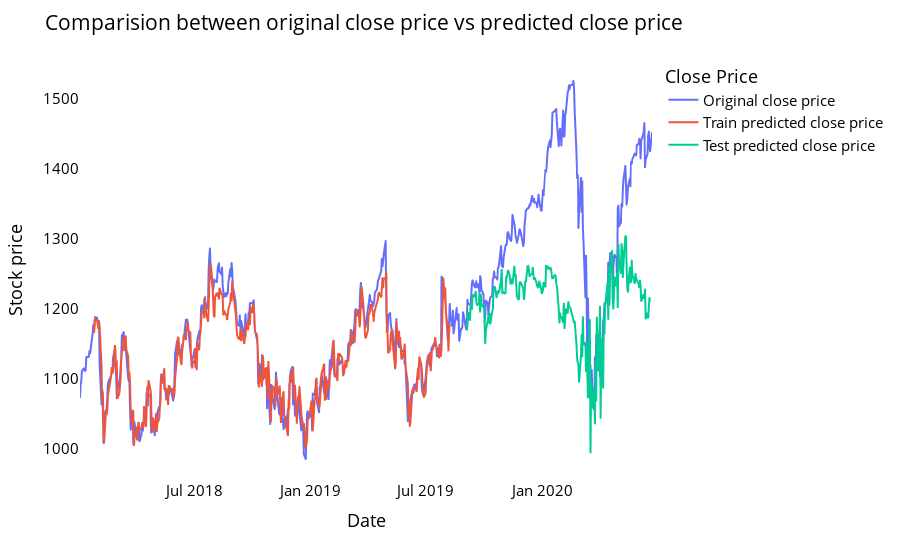

Write notebook code for a chart like this one.
### Code cell
look_back=time_step
trainPredictPlot = np.empty_like(closedf)
trainPredictPlot[:, :] = np.nan
trainPredictPlot[look_back:len(train_predict)+look_back, :] = train_predict
print("Train predicted data: ", trainPredictPlot.shape)

# shift test predictions for plotting
testPredictPlot = np.empty_like(closedf)
testPredictPlot[:, :] = np.nan
testPredictPlot[len(train_predict)+(look_back*2)+1:len(closedf)-1, :] = test_predict
print("Test predicted data: ", testPredictPlot.shape)

names = cycle(['Original close price','Train predicted close price','Test predicted close price'])

plotdf = pd.DataFrame({'date': close_stock['date'],
                       'original_close': close_stock['close'],
                      'train_predicted_close': trainPredictPlot.reshape(1,-1)[0].tolist(),
                      'test_predicted_close': testPredictPlot.reshape(1,-1)[0].tolist()})

fig = px.line(plotdf,x=plotdf['date'], y=[plotdf['original_close'],plotdf['train_predicted_close'],
                                          plotdf['test_predicted_close']],
              labels={'value':'Stock price','date': 'Date'})
fig.update_layout(title_text='Comparision between original close price vs predicted close price',
                  plot_bgcolor='white', font_size=15, font_color='black',legend_title_text='Close Price')
fig.for_each_trace(lambda t:  t.update(name = next(names)))

fig.update_xaxes(showgrid=False)
fig.update_yaxes(showgrid=False)
fig.show()

### Figure 1 — Plotly figure (JSON) as saved in the notebook; plotly's stock layout.template omitted (floating-point values rounded to 4 significant figures; data arrays with more than 128 entries replaced by an {"elided": "..."} marker saying what was removed)
{"data": [{"hovertemplate": "variable=original_close<br>Date=%{x}<br>Stock price=%{y}<extra></extra>", "legendgroup": "original_close", "line": {"color": "#636efa", "dash": "solid"}, "mode": "lines", "name": "Original close price", "showlegend": true, "type": "scattergl", "x": {"elided": "622 str values"}, "xaxis": "x", "y": {"elided": "622 float values"}, "yaxis": "y"}, {"hovertemplate": "variable=train_predicted_close<br>Date=%{x}<br>Stock price=%{y}<extra></extra>", "legendgroup": "train_predicted_close", "line": {"color": "#EF553B", "dash": "solid"}, "mode": "lines", "name": "Train predicted close price", "showlegend": true, "type": "scattergl", "x": {"elided": "622 str values"}, "xaxis": "x", "y": {"elided": "622 float values"}, "yaxis": "y"}, {"hovertemplate": "variable=test_predicted_close<br>Date=%{x}<br>Stock price=%{y}<extra></extra>", "legendgroup": "test_predicted_close", "line": {"color": "#00cc96", "dash": "solid"}, "mode": "lines", "name": "Test predicted close price", "showlegend": true, "type": "scattergl", "x": {"elided": "622 str values"}, "xaxis": "x", "y": {"elided": "622 float values"}, "yaxis": "y"}], "layout": {"font": {"color": "black", "size": 15}, "legend": {"title": {"text": "Close Price"}, "tracegroupgap": 0}, "margin": {"t": 60}, "plot_bgcolor": "white", "title": {"text": "Comparision between original close price vs predicted close price"}, "xaxis": {"anchor": "y", "domain": [0, 1], "showgrid": false, "title": {"text": "Date"}}, "yaxis": {"anchor": "x", "domain": [0, 1], "showgrid": false, "title": {"text": "Stock price"}}}}
